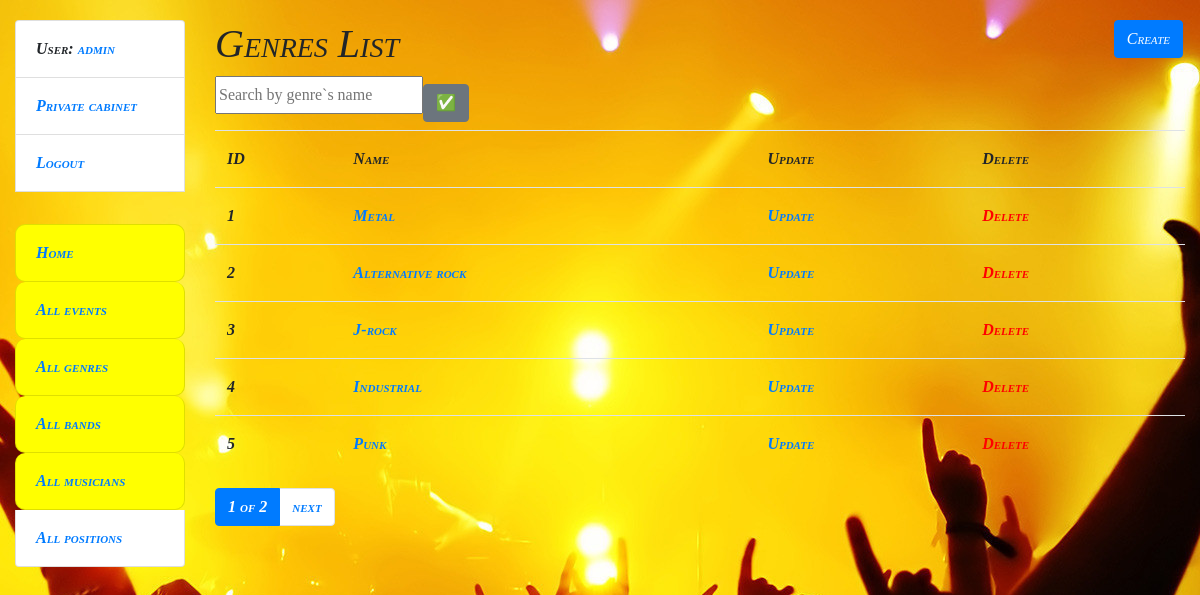
/genres/ (signed in), run on the app's committed database.
### bar/models.py (models this page shows, shortened)
class Visitor(AbstractUser):
    class Meta:
        verbose_name = "visitor"
        verbose_name_plural = "visitors"

class Genre(models.Model):
    name = models.CharField(max_length=255)
    description = models.TextField()

### bar/views.py (the view)
class GenreListView(LoginRequiredMixin, generic.ListView):
    model = Genre
    paginate_by = 5
    def get_context_data(self, *, object_list=None, **kwargs):
        context = super(GenreListView, self).get_context_data(**kwargs)
        name = self.request.GET.get("name", "")
        context["search_form"] = GenreSearchForm(initial={
            "name": name
        })
        return context
    def get_queryset(self):
        queryset = Genre.objects.all()
        form = GenreSearchForm(self.request.GET)
        if form.is_valid():
            return queryset.filter(
                name__icontains=form.cleaned_data["name"]
            )
        return queryset

### bar/forms.py
class GenreSearchForm(forms.Form):
    name = forms.CharField(
        max_length=255,
        required=False,
        label="",
        widget=forms.TextInput(
            attrs={
                "placeholder": "Search by genre`s name"
            }
        ),
    )

### templates/bar/genre_list.html
{% extends "base.html" %}
{% block content %}
  <h1>
    Genres List
    {% if user.is_superuser %}
    <a href="{% url 'bar:genre-create' %}" class="btn btn-primary link-to-page">
      Create
    </a>
    {% endif %}
  </h1>
  <form action="" method="get" class="form-inline">
    {{ search_form.as_p }}
  <input type="submit" class="btn btn-secondary" value="✅">
  </form>
  {% if genre_list %}
    <table class="table">
      <tr>
        <th>ID</th>
        <th>Name</th>
        {% if user.is_superuser %}
        <th>Update</th>
        <th>Delete</th>
        {% endif %}
      </tr>
      {% for genre in genre_list %}
        <tr>
          <td>
              {{ genre.id }}
          </td>
          <td>
            <a href="{% url "bar:genre-detail" pk=genre.id %} ">
              {{ genre.name }}
            </a>
          </td>
          {% if user.is_superuser %}
          <td>
              <a href="{% url 'bar:genre-update' pk=genre.id %}">
                Update
              </a>
            </td>
            <td>
              <a style="color: red"
                href="{% url 'bar:genre-delete' pk=genre.id %}">
                Delete
              </a>
            </td>
          {% endif %}
        </tr>
      {% endfor %}
    </table>
  {% else %}
      <p>There are no genres!</p>
  {% endif %}
{% endblock %}

### templates/includes/sidebar.html
<ul class="sidebar-nav list-group">
  {% if user.is_authenticated %}
    <li class="list-group-item">User: <a href="{{ user.get_absolute_url }}">{{ user.get_username }}</a></li>
    <li class="list-group-item"><a href="{% url 'bar:visitor-detail' pk=user.id %}">Private cabinet</a></li>
    <li class="list-group-item"><a href="{% url 'logout'%}?next={{request.path}}">Logout</a></li>
  {% else %}
    <li class="list-group-item"><a href="{% url 'login'%}?next={{request.path}}">Login</a></li>
    <li class="list-group-item"><a href="{% url 'bar:visitor-create'%}">Create new visitor</a></li>
  {% endif %}
  {% if user.is_authenticated %}
  <br>
  <li class="list-group-item font-on-sidebar"><a href="{% url 'bar:index' %}">Home</a></li>
  <li class="list-group-item font-on-sidebar"><a href="{% url 'bar:event-list' %}">All events</a></li>
  <li class="list-group-item font-on-sidebar"><a href="{% url 'bar:genre-list' %}">All genres</a></li>
  <li class="list-group-item font-on-sidebar"><a href="{% url 'bar:rockband-list' %}">All bands</a></li>
  <li class="list-group-item font-on-sidebar"><a href="{% url 'bar:musician-list' %}">All musicians</a></li>
  {% if user.is_superuser %}
  <li class="list-group-item"><a href="{% url 'bar:position-list' %}">All positions</a></li>
  {% endif %}
  {% endif %}
</ul>

### static/css/styles.css (style rules this page uses)
body { margin-top: 20px; background: url("images/background_home.jpg") 50% 0 no-repeat fixed; font: italic small-caps bold 16px/2 cursive; }
.font-on-sidebar { font-style: italic; background: yellow; border-radius: 10px 10px 10px 10px; }
.link-to-page { float: right; margin: 0 2px 0 2px; }

### data on the page
Visitor: get_username "admin"
Genre: id "1", name "Metal"
Genre: id "2", name "Alternative rock"
Genre: id "3", name "J-rock"
Genre: id "4", name "Industrial"
Genre: id "5", name "Punk"

### other printed values
{{ page_obj.number }} "1"
{{ paginator.num_pages }} "2"
